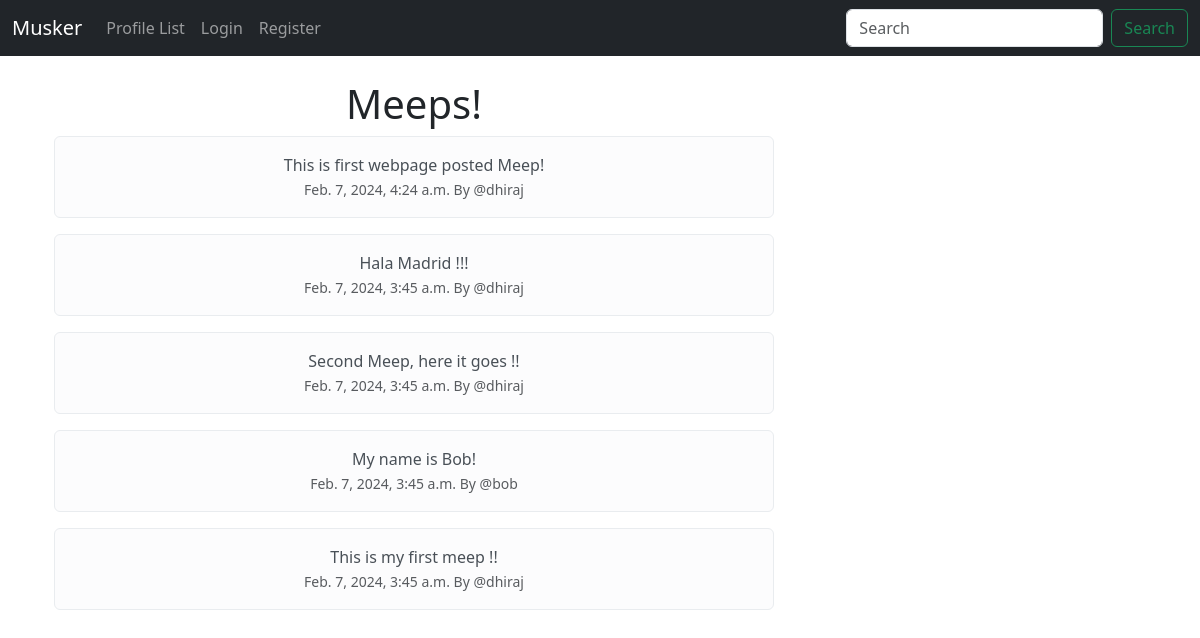
The page / on the database its author committed.
### muskeer/models.py (models this page shows, shortened)
class Meep(models.Model):
    user = models.ForeignKey(
        User, related_name = 'meeps', on_delete = models.DO_NOTHING
    )
    body = models.CharField(max_length = 200)
    createdAt = models.DateTimeField(auto_now_add = True)

### muskeer/views.py (the view)
# urls.py: path('', views.home, name = 'home'),
def home(request):
    if request.user.is_authenticated:
        form = MeepForm(request.POST or None)
        if request.method == "POST":
            if form.is_valid():
                meep = form.save(commit=False)
                meep.user = request.user
                meep.save()
                messages.success(request,("Your meep has been posted"))
                return redirect('home')
        meeps = Meep.objects.all().order_by("-createdAt")
        return render(request, 'home.html',{'meeps':meeps, 'form': form})
    else:
        meeps = Meep.objects.all().order_by("-createdAt")
        return render(request, 'home.html',{'meeps':meeps})

### muskeer/templates/home.html (shortened to what this page needs)
{% extends 'base.html' %}
{% block content %}
<div class="container text-center">
   <div class="row">
      <div class="col-8">
         <br>
         <h1>Meeps!</h1>
         {% for meep in meeps %}
         <div class="alert alert-light" role="alert">{{meep.body}}
            <br>
         <small class = "text-muted">
            {{ meep.createdAt}} By
            @{{meep.user.username}}
         </small>
         </div>
         {% endfor %}
      </div>
      <div class="col-4">
         <br/>
         <br/>
         <br/>
      </div>
      {% endblock %}

### rows shown on the page
Meep: body "This is first webpage posted Meep!", createdAt "Feb. 7, 2024, 4:24 a.m.", user.username "dhiraj"
Meep: body "Hala Madrid !!!", createdAt "Feb. 7, 2024, 3:45 a.m.", user.username "dhiraj"
Meep: body "Second Meep, here it goes !!", createdAt "Feb. 7, 2024, 3:45 a.m.", user.username "dhiraj"
Meep: body "My name is Bob!", createdAt "Feb. 7, 2024, 3:45 a.m.", user.username "bob"
Meep: body "This is my first meep !!", createdAt "Feb. 7, 2024, 3:45 a.m.", user.username "dhiraj"
